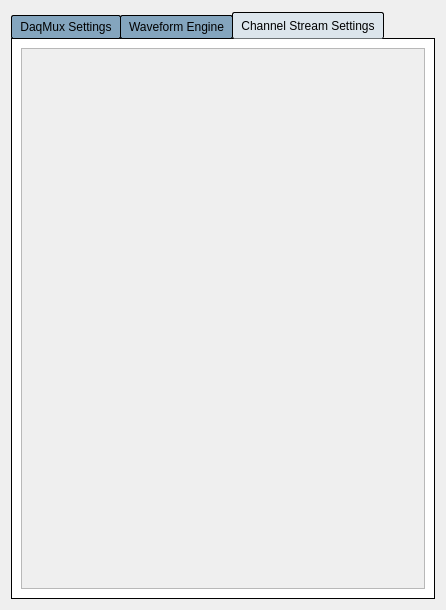
<?xml version="1.0" encoding="UTF-8"?>
<ui version="4.0">
 <class>Form</class>
 <widget class="QWidget" name="Form">
  <property name="geometry">
   <rect>
    <x>0</x>
    <y>0</y>
    <width>446</width>
    <height>610</height>
   </rect>
  </property>
  <property name="windowTitle">
   <string>Form</string>
  </property>
  <layout class="QHBoxLayout" name="horizontalLayout">
   <item>
    <widget class="QTabWidget" name="tabWidget">
     <property name="styleSheet">
      <string notr="true">QTabWidget::pane {
    border: 1px solid black;
    background: white;
}

QTabWidget::tab-bar:top {
    top: 1px;
}

QTabWidget::tab-bar:bottom {
    bottom: 1px;
}

QTabWidget::tab-bar:left {
    right: 1px;
}

QTabWidget::tab-bar:right {
    left: 1px;
}

QTabBar::tab {
    border: 1px solid black;
}

QTabBar::tab:selected {
    background: rgb(220,229,236);
}

QTabBar::tab:!selected {
    background: rgb(132,165,190);
}

QTabBar::tab:!selected:hover {
    background: rgb(120,153,178);
}

QTabBar::tab:top:!selected {
    margin-top: 3px;
}

QTabBar::tab:bottom:!selected {
    margin-bottom: 3px;
}

QTabBar::tab:top, QTabBar::tab:bottom {
    min-width: 6ex;
    margin-right: -1px;
    padding: 4px 8px 4px 8px;
	border-radius: 2px;
}

QTabBar::tab:top:selected {
    border-bottom-color: none;
}

QTabBar::tab:bottom:selected {
    border-top-color: none;
}

QTabBar::tab:top:last, QTabBar::tab:bottom:last,
QTabBar::tab:top:only-one, QTabBar::tab:bottom:only-one {
    margin-right: 0;
}

QTabBar::tab:left:!selected {
    margin-right: 3px;
}

QTabBar::tab:right:!selected {
    margin-left: 3px;
}

QTabBar::tab:left, QTabBar::tab:right {
    min-height: 6ex;
    margin-bottom: -1px;
    padding: 8px 5px 8px 5px;
	border-radius: 2px;
}

QTabBar::tab:left:selected {
    border-left-color: none;
}

QTabBar::tab:right:selected {
    border-right-color: none;
}

QTabBar::tab:left:last, QTabBar::tab:right:last,
QTabBar::tab:left:only-one, QTabBar::tab:right:only-one {
    margin-bottom: 0;
}</string>
     </property>
     <property name="currentIndex">
      <number>2</number>
     </property>
     <widget class="QWidget" name="tab">
      <attribute name="title">
       <string>DaqMux Settings</string>
      </attribute>
      <layout class="QVBoxLayout" name="verticalLayout">
       <item>
        <widget class="QScrollArea" name="scrollArea">
         <property name="widgetResizable">
          <bool>true</bool>
         </property>
         <widget class="QWidget" name="scrollAreaWidgetContents">
          <property name="geometry">
           <rect>
            <x>0</x>
            <y>0</y>
            <width>414</width>
            <height>553</height>
           </rect>
          </property>
          <layout class="QHBoxLayout" name="horizontalLayout_2">
           <item>
            <widget class="PyDMEmbeddedDisplay" name="PyDMEmbeddedDisplay">
             <property name="toolTip">
              <string/>
             </property>
             <property name="macros" stdset="0">
              <string>{&quot;MUX&quot;:&quot;1&quot;}</string>
             </property>
             <property name="filename" stdset="0">
              <string>daqMuxV2.ui</string>
             </property>
            </widget>
           </item>
          </layout>
         </widget>
        </widget>
       </item>
      </layout>
     </widget>
     <widget class="QWidget" name="tab_2">
      <attribute name="title">
       <string>Waveform Engine</string>
      </attribute>
      <layout class="QVBoxLayout" name="verticalLayout_2">
       <item>
        <widget class="QScrollArea" name="scrollArea_2">
         <property name="widgetResizable">
          <bool>true</bool>
         </property>
         <widget class="QWidget" name="scrollAreaWidgetContents_2">
          <property name="geometry">
           <rect>
            <x>0</x>
            <y>0</y>
            <width>414</width>
            <height>553</height>
           </rect>
          </property>
          <layout class="QHBoxLayout" name="horizontalLayout_3">
           <item>
            <widget class="PyDMEmbeddedDisplay" name="PyDMEmbeddedDisplay_2">
             <property name="toolTip">
              <string/>
             </property>
             <property name="macros" stdset="0">
              <string>{&quot;ENG&quot;:&quot;1&quot;}</string>
             </property>
             <property name="filename" stdset="0">
              <string>waveform_engine_tab.ui</string>
             </property>
            </widget>
           </item>
          </layout>
         </widget>
        </widget>
       </item>
      </layout>
     </widget>
     <widget class="QWidget" name="tab_3">
      <attribute name="title">
       <string>Channel Stream Settings</string>
      </attribute>
      <layout class="QVBoxLayout" name="verticalLayout_3">
       <item>
        <widget class="QScrollArea" name="scrollArea_3">
         <property name="widgetResizable">
          <bool>true</bool>
         </property>
         <widget class="QWidget" name="scrollAreaWidgetContents_3">
          <property name="geometry">
           <rect>
            <x>0</x>
            <y>0</y>
            <width>414</width>
            <height>553</height>
           </rect>
          </property>
          <layout class="QHBoxLayout" name="horizontalLayout_4">
           <item>
            <widget class="PyDMEmbeddedDisplay" name="PyDMEmbeddedDisplay_3">
             <property name="toolTip">
              <string/>
             </property>
             <property name="filename" stdset="0">
              <string>bay1_channel_settings.ui</string>
             </property>
            </widget>
           </item>
          </layout>
         </widget>
        </widget>
       </item>
      </layout>
     </widget>
    </widget>
   </item>
  </layout>
 </widget>
 <customwidgets>
  <customwidget>
   <class>PyDMEmbeddedDisplay</class>
   <extends>QFrame</extends>
   <header>pydm.widgets.embedded_display</header>
  </customwidget>
 </customwidgets>
 <resources/>
 <connections/>
</ui>
